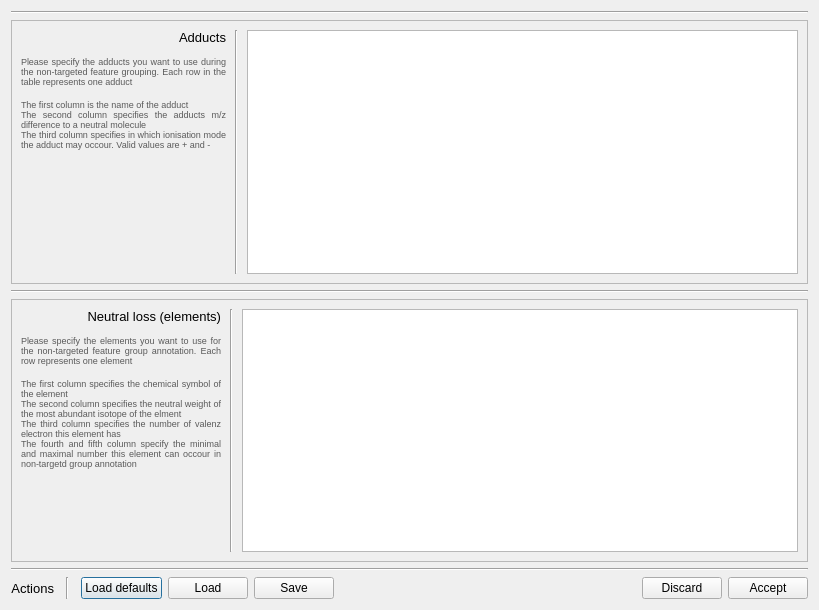
<?xml version="1.0" encoding="UTF-8"?>
<ui version="4.0">
 <class>Dialog</class>
 <widget class="QDialog" name="Dialog">
  <property name="geometry">
   <rect>
    <x>0</x>
    <y>0</y>
    <width>819</width>
    <height>610</height>
   </rect>
  </property>
  <property name="windowTitle">
   <string>Relationship configuration</string>
  </property>
  <property name="styleSheet">
   <string notr="true"/>
  </property>
  <layout class="QGridLayout" name="gridLayout">
   <item row="0" column="0">
    <layout class="QGridLayout" name="gridLayout_4">
     <item row="3" column="0" colspan="5">
      <widget class="QFrame" name="adductsFrame">
       <property name="frameShape">
        <enum>QFrame::StyledPanel</enum>
       </property>
       <property name="frameShadow">
        <enum>QFrame::Raised</enum>
       </property>
       <layout class="QGridLayout" name="gridLayout_2">
        <item row="0" column="4">
         <widget class="QTableView" name="adducts"/>
        </item>
        <item row="0" column="3">
         <spacer name="horizontalSpacer_3">
          <property name="orientation">
           <enum>Qt::Horizontal</enum>
          </property>
          <property name="sizeType">
           <enum>QSizePolicy::Fixed</enum>
          </property>
          <property name="sizeHint" stdset="0">
           <size>
            <width>3</width>
            <height>20</height>
           </size>
          </property>
         </spacer>
        </item>
        <item row="0" column="2">
         <widget class="Line" name="adductsLine">
          <property name="orientation">
           <enum>Qt::Vertical</enum>
          </property>
         </widget>
        </item>
        <item row="0" column="1">
         <spacer name="horizontalSpacer_2">
          <property name="orientation">
           <enum>Qt::Horizontal</enum>
          </property>
          <property name="sizeType">
           <enum>QSizePolicy::Fixed</enum>
          </property>
          <property name="sizeHint" stdset="0">
           <size>
            <width>3</width>
            <height>20</height>
           </size>
          </property>
         </spacer>
        </item>
        <item row="0" column="0">
         <layout class="QVBoxLayout" name="adductsHelp">
          <item>
           <widget class="QLabel" name="adductsHelpTitle">
            <property name="styleSheet">
             <string notr="true">font: 10pt;</string>
            </property>
            <property name="text">
             <string>Adducts</string>
            </property>
            <property name="alignment">
             <set>Qt::AlignRight|Qt::AlignTrailing|Qt::AlignVCenter</set>
            </property>
           </widget>
          </item>
          <item>
           <spacer name="verticalSpacer_4">
            <property name="orientation">
             <enum>Qt::Vertical</enum>
            </property>
            <property name="sizeType">
             <enum>QSizePolicy::Fixed</enum>
            </property>
            <property name="sizeHint" stdset="0">
             <size>
              <width>0</width>
              <height>5</height>
             </size>
            </property>
           </spacer>
          </item>
          <item>
           <widget class="QLabel" name="adductsHelpText">
            <property name="sizePolicy">
             <sizepolicy hsizetype="Minimum" vsizetype="Minimum">
              <horstretch>0</horstretch>
              <verstretch>0</verstretch>
             </sizepolicy>
            </property>
            <property name="styleSheet">
             <string notr="true">color: rgb(90, 90, 90);
font: 7pt;</string>
            </property>
            <property name="text">
             <string>&lt;html&gt;&lt;head/&gt;&lt;body&gt;&lt;p&gt;Please specify the adducts you want to use during the non-targeted feature grouping. Each row in the table represents one adduct&lt;/p&gt;&lt;p&gt;The first column is the name of the adduct&lt;br/&gt;The second column specifies the adducts m/z difference to a neutral molecule&lt;br/&gt;The third column specifies in which ionisation mode the adduct may occour. Valid values are + and -&lt;/p&gt;&lt;/body&gt;&lt;/html&gt;</string>
            </property>
            <property name="alignment">
             <set>Qt::AlignJustify|Qt::AlignVCenter</set>
            </property>
            <property name="wordWrap">
             <bool>true</bool>
            </property>
           </widget>
          </item>
          <item>
           <spacer name="adductsSpacer">
            <property name="orientation">
             <enum>Qt::Vertical</enum>
            </property>
            <property name="sizeHint" stdset="0">
             <size>
              <width>200</width>
              <height>0</height>
             </size>
            </property>
           </spacer>
          </item>
         </layout>
        </item>
       </layout>
      </widget>
     </item>
     <item row="0" column="0" colspan="5">
      <widget class="Line" name="line">
       <property name="orientation">
        <enum>Qt::Horizontal</enum>
       </property>
      </widget>
     </item>
     <item row="9" column="2">
      <widget class="Line" name="line_5">
       <property name="orientation">
        <enum>Qt::Vertical</enum>
       </property>
      </widget>
     </item>
     <item row="9" column="0">
      <layout class="QVBoxLayout" name="verticalLayout_3">
       <item>
        <widget class="QLabel" name="label_3">
         <property name="styleSheet">
          <string notr="true">font: 10pt;</string>
         </property>
         <property name="text">
          <string>Actions</string>
         </property>
         <property name="alignment">
          <set>Qt::AlignRight|Qt::AlignTrailing|Qt::AlignVCenter</set>
         </property>
        </widget>
       </item>
       <item>
        <spacer name="verticalSpacer_3">
         <property name="orientation">
          <enum>Qt::Vertical</enum>
         </property>
         <property name="sizeType">
          <enum>QSizePolicy::Minimum</enum>
         </property>
         <property name="sizeHint" stdset="0">
          <size>
           <width>0</width>
           <height>0</height>
          </size>
         </property>
        </spacer>
       </item>
      </layout>
     </item>
     <item row="9" column="4">
      <layout class="QHBoxLayout" name="horizontalLayout">
       <item>
        <widget class="QPushButton" name="loadDefaults">
         <property name="text">
          <string>Load defaults</string>
         </property>
        </widget>
       </item>
       <item>
        <widget class="QPushButton" name="loadConfiguration">
         <property name="text">
          <string>Load</string>
         </property>
        </widget>
       </item>
       <item>
        <widget class="QPushButton" name="saveConfiguration">
         <property name="text">
          <string>Save</string>
         </property>
        </widget>
       </item>
       <item>
        <spacer name="horizontalSpacer">
         <property name="orientation">
          <enum>Qt::Horizontal</enum>
         </property>
         <property name="sizeHint" stdset="0">
          <size>
           <width>40</width>
           <height>20</height>
          </size>
         </property>
        </spacer>
       </item>
       <item>
        <widget class="QPushButton" name="discardButton">
         <property name="text">
          <string>Discard</string>
         </property>
        </widget>
       </item>
       <item>
        <widget class="QPushButton" name="acceptButton">
         <property name="text">
          <string>Accept</string>
         </property>
        </widget>
       </item>
      </layout>
     </item>
     <item row="8" column="0" colspan="5">
      <widget class="Line" name="line_4">
       <property name="orientation">
        <enum>Qt::Horizontal</enum>
       </property>
      </widget>
     </item>
     <item row="5" column="0" colspan="5">
      <widget class="Line" name="line_3">
       <property name="orientation">
        <enum>Qt::Horizontal</enum>
       </property>
      </widget>
     </item>
     <item row="4" column="0" colspan="5">
      <layout class="QHBoxLayout" name="horizontalLayout_2"/>
     </item>
     <item row="6" column="0" colspan="5">
      <widget class="QFrame" name="neutralLossFrame">
       <property name="frameShape">
        <enum>QFrame::StyledPanel</enum>
       </property>
       <property name="frameShadow">
        <enum>QFrame::Raised</enum>
       </property>
       <layout class="QGridLayout" name="gridLayout_3">
        <item row="0" column="3">
         <spacer name="horizontalSpacer_4">
          <property name="orientation">
           <enum>Qt::Horizontal</enum>
          </property>
          <property name="sizeType">
           <enum>QSizePolicy::Fixed</enum>
          </property>
          <property name="sizeHint" stdset="0">
           <size>
            <width>3</width>
            <height>20</height>
           </size>
          </property>
         </spacer>
        </item>
        <item row="0" column="2">
         <widget class="Line" name="neutralLossLine">
          <property name="orientation">
           <enum>Qt::Vertical</enum>
          </property>
         </widget>
        </item>
        <item row="0" column="4">
         <widget class="QTableView" name="neutralLoss"/>
        </item>
        <item row="0" column="1">
         <spacer name="horizontalSpacer_5">
          <property name="orientation">
           <enum>Qt::Horizontal</enum>
          </property>
          <property name="sizeType">
           <enum>QSizePolicy::Fixed</enum>
          </property>
          <property name="sizeHint" stdset="0">
           <size>
            <width>3</width>
            <height>20</height>
           </size>
          </property>
         </spacer>
        </item>
        <item row="0" column="0">
         <layout class="QVBoxLayout" name="neutralLossHelp">
          <item>
           <widget class="QLabel" name="label_2">
            <property name="styleSheet">
             <string notr="true">font: 10pt;</string>
            </property>
            <property name="text">
             <string>Neutral loss (elements)</string>
            </property>
            <property name="alignment">
             <set>Qt::AlignRight|Qt::AlignTrailing|Qt::AlignVCenter</set>
            </property>
           </widget>
          </item>
          <item>
           <spacer name="verticalSpacer_5">
            <property name="orientation">
             <enum>Qt::Vertical</enum>
            </property>
            <property name="sizeType">
             <enum>QSizePolicy::Fixed</enum>
            </property>
            <property name="sizeHint" stdset="0">
             <size>
              <width>0</width>
              <height>5</height>
             </size>
            </property>
           </spacer>
          </item>
          <item>
           <widget class="QLabel" name="help_2">
            <property name="sizePolicy">
             <sizepolicy hsizetype="Minimum" vsizetype="Minimum">
              <horstretch>0</horstretch>
              <verstretch>0</verstretch>
             </sizepolicy>
            </property>
            <property name="maximumSize">
             <size>
              <width>200</width>
              <height>16777215</height>
             </size>
            </property>
            <property name="styleSheet">
             <string notr="true">color: rgb(90, 90, 90);
font: 7pt;</string>
            </property>
            <property name="text">
             <string>&lt;html&gt;&lt;head/&gt;&lt;body&gt;&lt;p&gt;Please specify the elements you want to use for the non-targeted feature group annotation. Each row represents one element&lt;/p&gt;&lt;p&gt;The first column specifies the chemical symbol of the element&lt;br/&gt;The second column specifies the neutral weight of the most abundant isotope of the elment&lt;br/&gt;The third column specifies the number of valenz electron this element has&lt;br/&gt;The fourth and fifth column specify the minimal and maximal number this element can occour in non-targetd group annotation&lt;/p&gt;&lt;/body&gt;&lt;/html&gt;</string>
            </property>
            <property name="alignment">
             <set>Qt::AlignJustify|Qt::AlignVCenter</set>
            </property>
            <property name="wordWrap">
             <bool>true</bool>
            </property>
           </widget>
          </item>
          <item>
           <spacer name="verticalSpacer_2">
            <property name="orientation">
             <enum>Qt::Vertical</enum>
            </property>
            <property name="sizeHint" stdset="0">
             <size>
              <width>200</width>
              <height>0</height>
             </size>
            </property>
           </spacer>
          </item>
         </layout>
        </item>
       </layout>
      </widget>
     </item>
    </layout>
   </item>
  </layout>
 </widget>
 <resources/>
 <connections/>
</ui>
